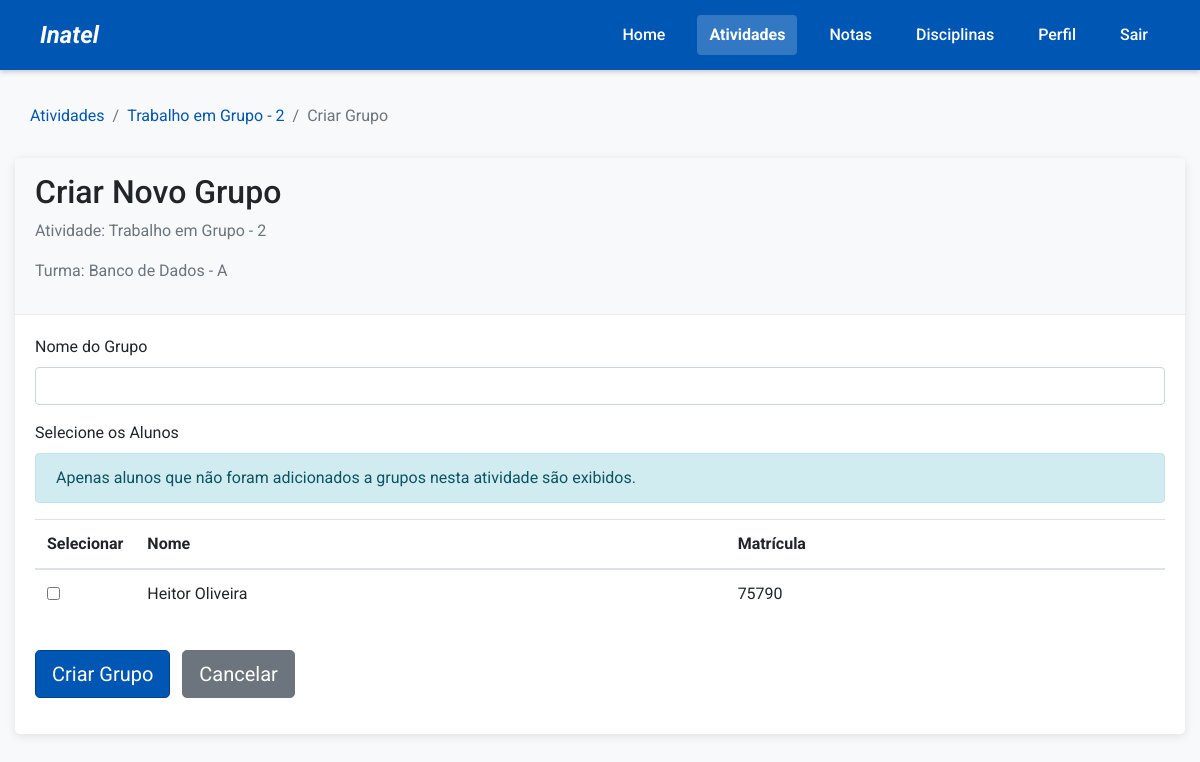
The page /criar-grupo/50/ (signed in) on the database its author committed.
### project/models.py (models this page shows, shortened)
class Atividade(models.Model):
    id = models.AutoField(primary_key=True)
    titulo = models.CharField(max_length=100)
    descricao = models.TextField()
    dataEntrega = models.DateField()
    turma = models.ForeignKey(Turma, on_delete=models.CASCADE, related_name='atividades')

class Turma(models.Model):
    id = models.AutoField(primary_key=True)
    codigo = models.CharField(max_length=20)  # e.g. "A", "B", "C"
    disciplina = models.ForeignKey(Disciplina, on_delete=models.CASCADE, related_name='turmas')
    professor = models.ForeignKey(Professor, on_delete=models.CASCADE, related_name='turmas')
    semestre = models.ForeignKey(Semestre, on_delete=models.CASCADE, related_name='turmas')

class Disciplina(models.Model):
    id = models.AutoField(primary_key=True)
    nome = models.CharField(max_length=100)
    codigo = models.CharField(max_length=20)
    curso = models.ForeignKey(Curso, on_delete=models.CASCADE, related_name='disciplinas')

class TurmaAluno(models.Model):
    id = models.AutoField(primary_key=True)
    turma = models.ForeignKey(Turma, on_delete=models.CASCADE, related_name='matriculas')
    aluno = models.ForeignKey(Aluno, on_delete=models.CASCADE, related_name='turmas')
    class Meta:
        unique_together = ('turma', 'aluno')

class Aluno(models.Model):
    idAluno = models.AutoField(primary_key=True)
    nomeAluno = models.CharField(max_length=100)
    emailAluno = models.EmailField(unique=True)
    senhaAluno = models.CharField(max_length=100)
    matricula = models.CharField(max_length=20, unique=True)
    curso = models.ForeignKey(Curso, on_delete=models.CASCADE, related_name='alunos')

### project/views.py (the view)
    def wrapper(request, *args, **kwargs):
        if 'user_type' not in request.session or 'user_id' not in request.session:
            messages.error(request, "Você precisa estar logado para acessar esta página.")
            return redirect('login')
        user_type = request.session['user_type']
        user_id = request.session['user_id']
        try:
            if user_type == 'aluno':
                Aluno.objects.get(idAluno=user_id)
            elif user_type == 'professor':
                Professor.objects.get(idProfessor=user_id)
            elif user_type == 'coordenador':
                Coordenador.objects.get(id=user_id)
        except Exception:
            messages.error(request, "Sua sessão expirou ou é inválida. Por favor, faça login novamente.")
            request.session.flush()
            return redirect('login')
        return view_func(request, *args, **kwargs)

### project/context_processors.py (called while the page is built)
def user_data(request):
    context = {}
    if 'user_type' in request.session and 'user_id' in request.session:
        context['user_type'] = request.session.get('user_type')
        context['user_id'] = request.session.get('user_id')
        context['username'] = request.session.get('username', '')
        if context['user_type'] == 'aluno':
            pending_evaluations = Avaliacao.objects.filter(
                avaliador_aluno__idAluno=context['user_id'],
                concluida=False
            ).count()
            context['pending_evaluations'] = pending_evaluations
    return context

### project/views.py (called while the page is built, shortened)
@login_required_custom
def criar_grupo(request, id_atividade):
    user_type = request.session.get('user_type')
    if user_type not in ['professor', 'admin']:
        messages.error(request, "Apenas professores podem criar grupos.")
        return redirect('home')
    atividade = get_object_or_404(Atividade, id=id_atividade)
    turma = atividade.turma
    alunos = TurmaAluno.objects.filter(turma=turma).select_related('aluno')
    alunos_em_grupos = Grupo.objects.filter(atividade=atividade).values_list('alunos', flat=True)
    alunos_disponiveis = [ta for ta in alunos if ta.aluno.idAluno not in alunos_em_grupos]
    alunos_disponiveis.sort(key=lambda ta: ta.aluno.nomeAluno)
    return render(request, 'criar_grupo.html', {
        'atividade': atividade,
        'alunos_disponiveis': alunos_disponiveis,
        'user_type': user_type
    })

### project/templates/criar_grupo.html (shortened to what this page needs)
<!DOCTYPE html>
<html lang="pt-br">
<head>
    {% load static %}
    <link rel="stylesheet" href="https://stackpath.bootstrapcdn.com/bootstrap/4.5.2/css/bootstrap.min.css">
    <link rel="stylesheet" href="{% static 'css/main.css' %}">
</head>
<body>
    <div class="header">
        <p class="logo"><em>Inatel</em></p>
        <div class="links">
            <a href="{% url 'home' %}">Home</a>
            <a href="{% url 'atividades' %}" class="active">Atividades</a>
            <a href="{% url 'notas' %}">Notas</a>
            <a href="{% url 'disciplinas' %}">Disciplinas</a>
            <a href="{% url 'perfil' %}">Perfil</a>
            <a href="{% url 'logout' %}">Sair</a>
        </div>
    </div>
    <div class="container mt-4">
        <nav aria-label="breadcrumb">
            <ol class="breadcrumb">
                <li class="breadcrumb-item"><a href="{% url 'atividades' %}">Atividades</a></li>
                <li class="breadcrumb-item"><a href="{% url 'atividade_detalhe' atividade.id %}">{{ atividade.titulo }}</a></li>
                <li class="breadcrumb-item active">Criar Grupo</li>
            </ol>
        </nav>
        <div class="card">
            <div class="card-header">
                <h2>Criar Novo Grupo</h2>
                <p class="text-muted">Atividade: {{ atividade.titulo }}</p>
                <p class="text-muted">Turma: {{ atividade.turma.disciplina.nome }} - {{ atividade.turma.codigo }}</p>
            </div>
            <div class="card-body">
                <form method="post">
                    <div class="form-group">
                        <label for="nome_grupo">Nome do Grupo</label>
                        <input type="text" class="form-control" id="nome_grupo" name="nome_grupo" required>
                    </div>
                    <div class="form-group">
                        <label>Selecione os Alunos</label>
                        <div class="alert alert-info">
                            Apenas alunos que não foram adicionados a grupos nesta atividade são exibidos.
                        </div>
                        {% if alunos_disponiveis %}
                            <div class="table-responsive">
                                <table class="table table-hover">
                                    <thead>
                                        <tr>
                                            <th style="width: 50px;">Selecionar</th>
                                            <th>Nome</th>
                                            <th>Matrícula</th>
                                        </tr>
                                    </thead>
                                    <tbody>
                                        {% for ta in alunos_disponiveis %}
                                            <tr>
                                                <td>
                                                    <div class="form-check">
                                                        <input class="form-check-input" type="checkbox" name="alunos" value="{{ ta.aluno.idAluno }}" id="aluno_{{ ta.aluno.idAluno }}">
                                                    </div>
                                                </td>
                                                <td>{{ ta.aluno.nomeAluno }}</td>
                                                <td>{{ ta.aluno.matricula }}</td>
                                            </tr>
                                        {% endfor %}
                                    </tbody>
                                </table>
                            </div>
                        {% else %}
                            <div class="alert alert-warning">
                                Não há alunos disponíveis para adicionar a novos grupos.
                            </div>
                        {% endif %}
                    </div>
                    <div class="form-group">
                        <button type="submit" class="btn btn-primary btn-lg" {% if not alunos_disponiveis %}disabled{% endif %}>Criar Grupo</button>
                        <a href="{% url 'atividade_detalhe' atividade.id %}" class="btn btn-secondary btn-lg ml-2">Cancelar</a>
                    </div>
                </form>
            </div>
        </div>
    </div>
</body>
</html>

### static/css/main.css (style rules this page uses)
body { font-family: 'Roboto', sans-serif; margin: 0; padding: 0; background-color: #f8f9fa; }
.header { background-color: #0056b3; color: white; padding: 15px 40px; display: flex; justify-content: space-between; align-items: center; box-shadow: 0 2px 5px rgba(0, 0, 0, 0.2); }
.logo { font-size: 24px; font-weight: 700; margin: 0; }
.links { display: flex; gap: 20px; }
.links a { color: white; text-decoration: none; padding: 8px 12px; border-radius: 4px; transition: background-color 0.3s; font-weight: 500; }
.links a.active { background-color: rgba(255, 255, 255, 0.2); font-weight: 700; }
.container { max-width: 1200px; margin: 0 auto; }
.card { border: none; box-shadow: 0 2px 10px rgba(0, 0, 0, 0.1); border-radius: 5px; overflow: hidden; }
.card-header { background-color: #f8f9fa; border-bottom: 1px solid #e9ecef; padding: 15px 20px; }
.card-body { padding: 20px; }
.btn-primary { background-color: #0056b3; border-color: #004085; }
table.table { box-shadow: none; }
.breadcrumb { background-color: #f8f9fa; padding: 10px 15px; border-radius: 5px; margin-bottom: 20px; }
.breadcrumb-item a { color: #0056b3; text-decoration: none; }
.breadcrumb-item.active { color: #6c757d; }

### rows shown on the page
Atividade: titulo "Trabalho em Grupo - 2", turma.disciplina.nome "Banco de Dados", turma.codigo "A"
TurmaAluno: aluno.nomeAluno "Heitor Oliveira", aluno.matricula "75790"
